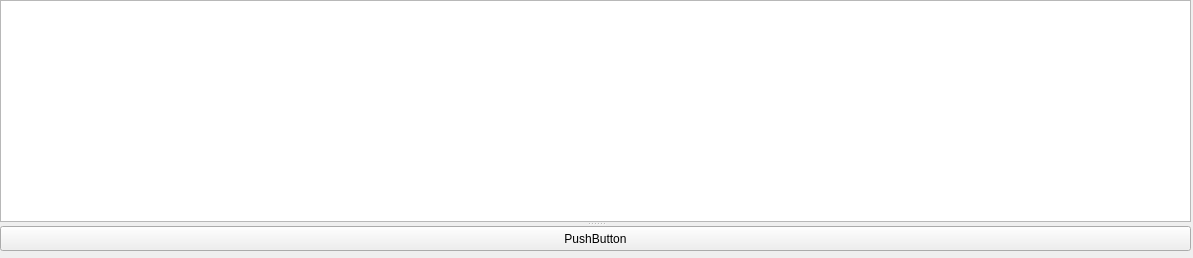
<?xml version="1.0" encoding="UTF-8"?>
<ui version="4.0">
 <class>Form</class>
 <widget class="QWidget" name="Form">
  <property name="geometry">
   <rect>
    <x>0</x>
    <y>0</y>
    <width>1193</width>
    <height>258</height>
   </rect>
  </property>
  <property name="windowTitle">
   <string>Form</string>
  </property>
  <widget class="QSplitter" name="splitter">
   <property name="geometry">
    <rect>
     <x>0</x>
     <y>0</y>
     <width>1191</width>
     <height>251</height>
    </rect>
   </property>
   <property name="sizePolicy">
    <sizepolicy hsizetype="Expanding" vsizetype="Expanding">
     <horstretch>0</horstretch>
     <verstretch>0</verstretch>
    </sizepolicy>
   </property>
   <property name="orientation">
    <enum>Qt::Vertical</enum>
   </property>
   <widget class="QTableView" name="tableView">
    <property name="autoScroll">
     <bool>false</bool>
    </property>
   </widget>
   <widget class="QPushButton" name="pushButton">
    <property name="text">
     <string>PushButton</string>
    </property>
   </widget>
  </widget>
 </widget>
 <resources/>
 <connections/>
</ui>
